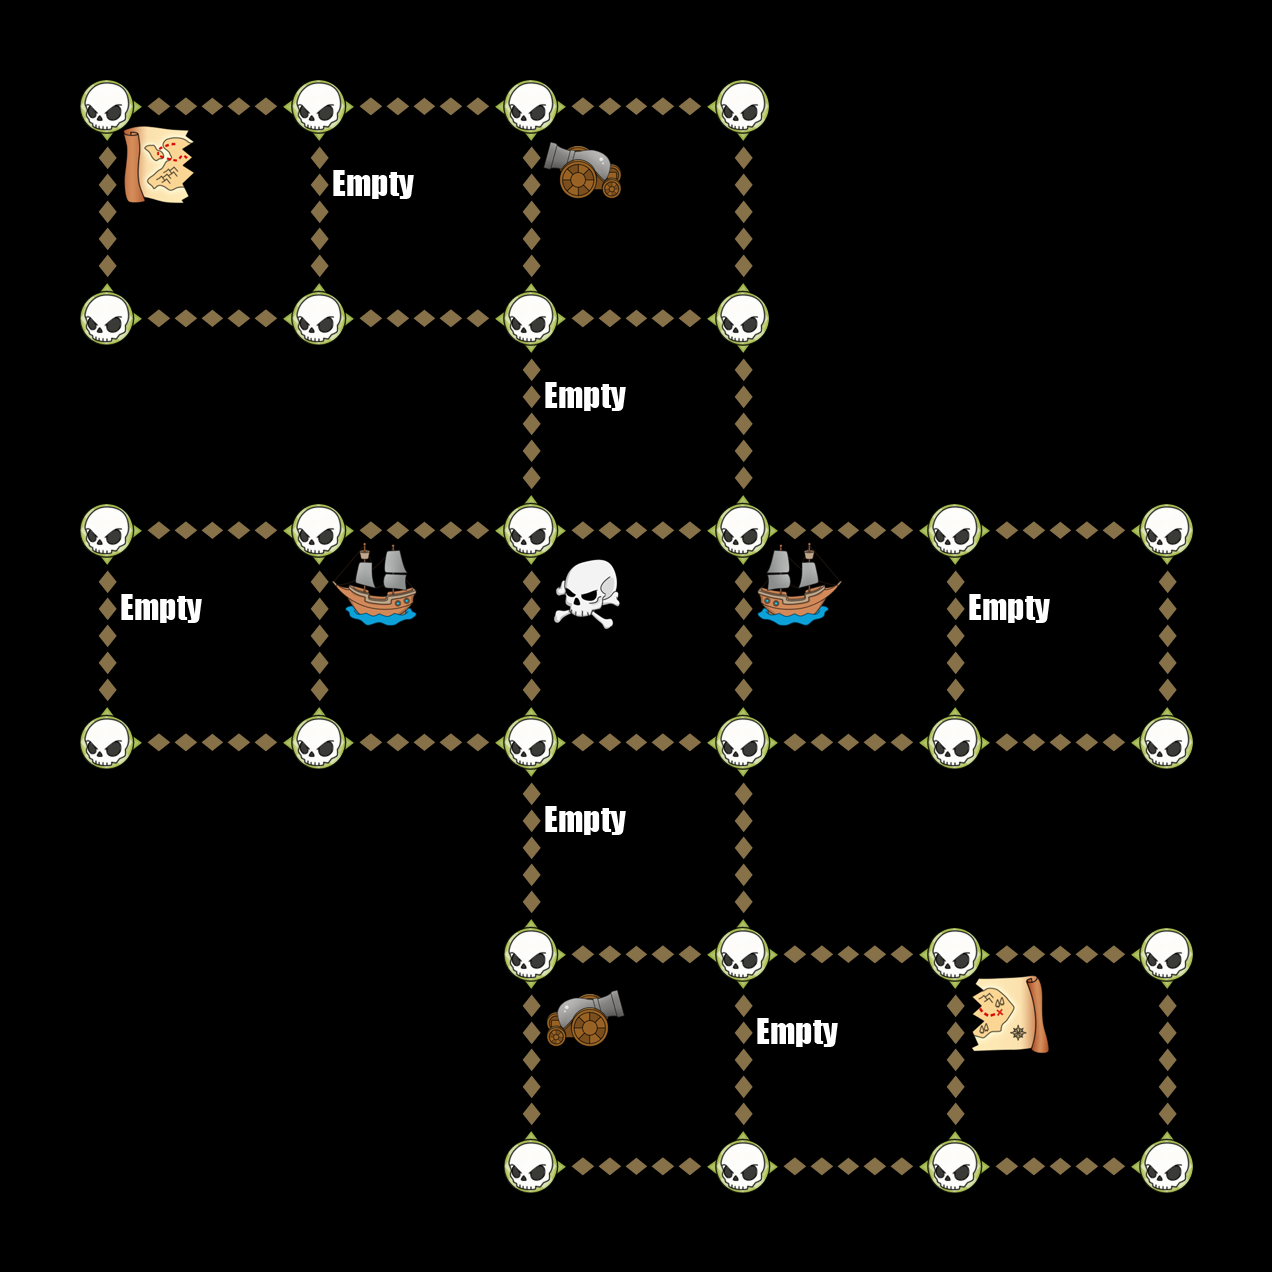

A level layout from a 2D game, rendered from its tile map. Below: a short description, then the map file with tile-grid data replaced by summaries:
An orthogonal 6x6 tile map with 212x212 px tiles, 6 tile layers (Down, Up, Left, Right, ...).

<map version="1.0" orientation="orthogonal" width="6" height="6" tilewidth="212" tileheight="212">
 <tileset firstgid="1" name="TileGraphic_Final-ipadhd" tilewidth="212" tileheight="212">
  <image source="TileGraphic_Final-ipadhd.png" width="636" height="1060" />
  <tile id="0">
   <properties>
    <property name="LineFilled" value="True" />
   </properties>
  </tile>
  <tile id="2">
   <properties>
    <property name="Item" value="TreasureBox" />
   </properties>
  </tile>
  <tile id="4">
   <properties>
    <property name="RowFilled" value="True" />
   </properties>
  </tile>
  <tile id="6">
   <properties>
    <property name="Item" value="CannonLeft" />
   </properties>
  </tile>
  <tile id="7">
   <properties>
    <property name="Item" value="ShipRight" />
   </properties>
  </tile>
  <tile id="8">
   <properties>
    <property name="Item" value="MapOne" />
   </properties>
  </tile>
  <tile id="9">
   <properties>
    <property name="Item" value="CannonRight" />
   </properties>
  </tile>
  <tile id="10">
   <properties>
    <property name="Item" value="ShipLeft" />
   </properties>
  </tile>
  <tile id="11">
   <properties>
    <property name="Item" value="MapTwo" />
   </properties>
  </tile>
  <tile id="12">
   <properties>
    <property name="Item" value="Empty" />
   </properties>
  </tile>
  <tile id="13">
   <properties>
    <property name="Item" value="Skull" />
   </properties>
  </tile>
  <tile id="14">
   <properties>
    <property name="Item" value="Fog" />
   </properties>
  </tile>
 </tileset>
 <layer name="Down" width="6" height="6">
  <data>[36 cells, 18 non-empty, 1 distinct tile ids]</data>
 </layer>
 <layer name="Up" width="6" height="6">
  <data>[36 cells, 18 non-empty, 1 distinct tile ids]</data>
 </layer>
 <layer name="Left" width="6" height="6">
  <data>[36 cells, 22 non-empty, 1 distinct tile ids]</data>
 </layer>
 <layer name="Right" width="6" height="6">
  <data>[36 cells, 22 non-empty, 1 distinct tile ids]</data>
 </layer>
 <layer name="Dots" width="6" height="6">
  <data>[36 cells, 28 non-empty, 1 distinct tile ids]</data>
 </layer>
 <layer name="Items" width="6" height="6">
  <data>[36 cells, 13 non-empty, 8 distinct tile ids]</data>
 </layer>
</map>
